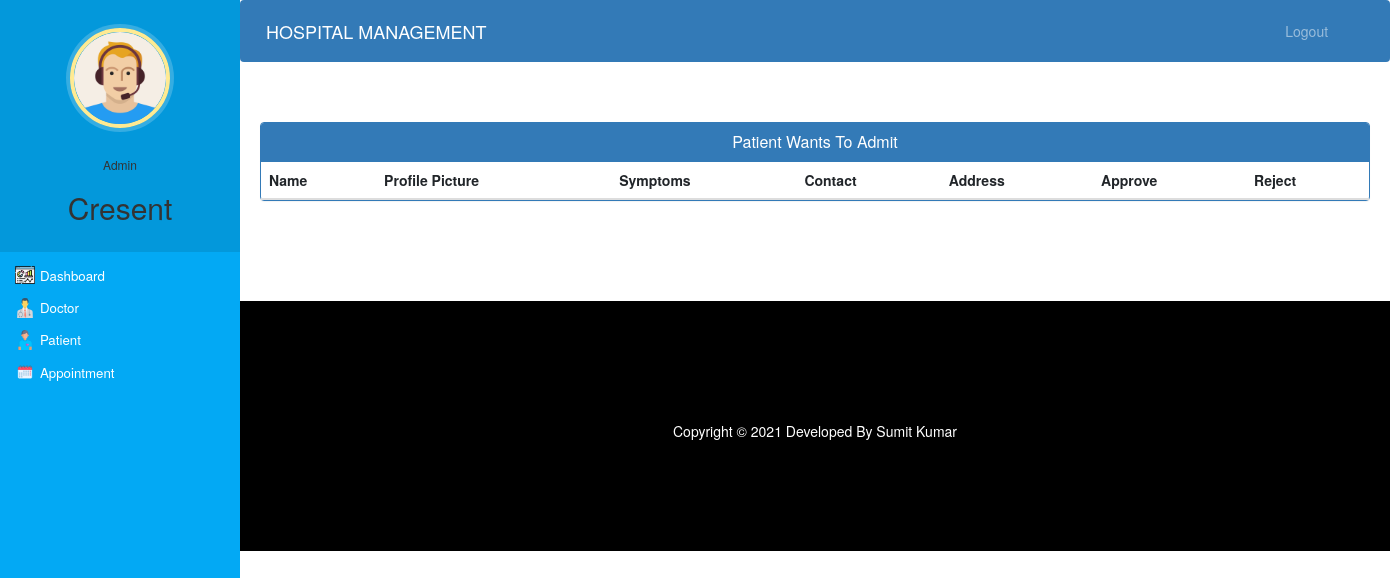
The app's page /admin-approve-patient (signed in), older data.
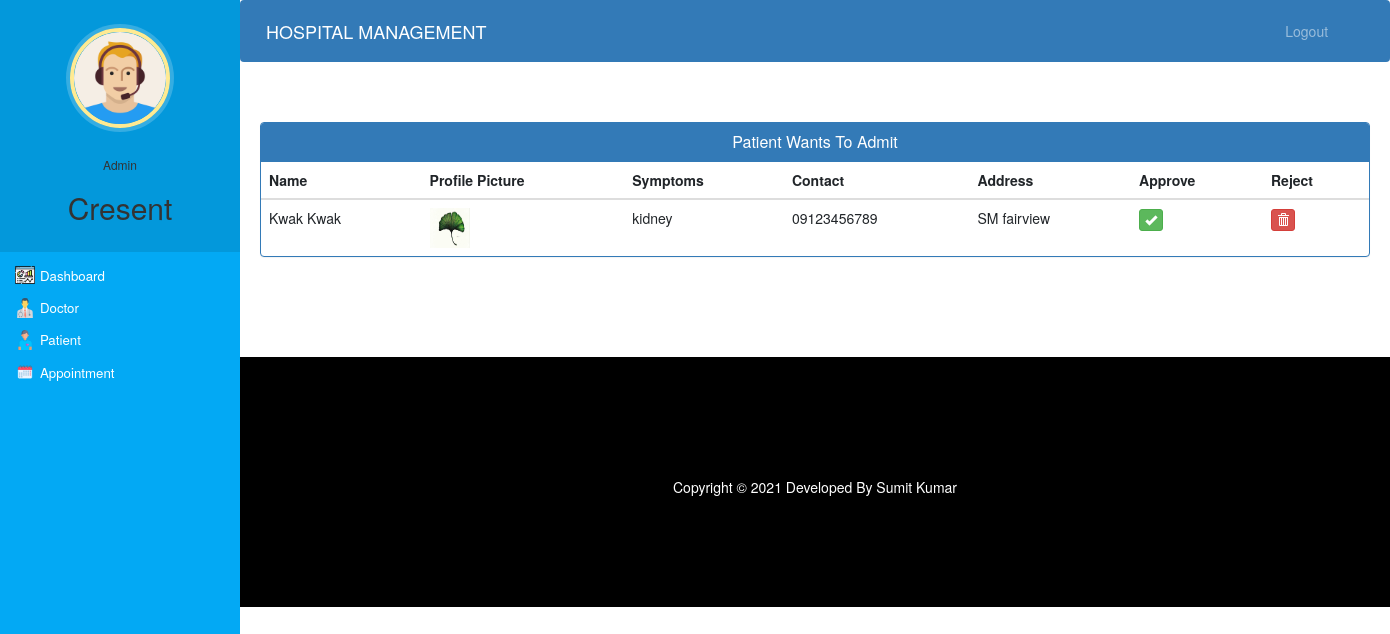
The same page, newer data.
### hospital/models.py (models this page shows, shortened)
class Patient(models.Model):
    user=models.OneToOneField(User,on_delete=models.CASCADE)
    profile_pic= models.ImageField(upload_to='profile_pic/PatientProfilePic/',null=True,blank=True)
    address = models.CharField(max_length=40)
    mobile = models.CharField(max_length=20,null=False)
    symptoms = models.CharField(max_length=100,null=False)
    assignedDoctorId = models.PositiveIntegerField(null=True)
    admitDate=models.DateField(auto_now=True)
    status=models.BooleanField(default=False)
    @property
    def get_name(self):
        return self.user.first_name+" "+self.user.last_name

### hospital/views.py (the view)
# urls.py: path('admin-approve-patient', views.admin_approve_patient_view,name='admin-approve-patient'),
@login_required(login_url='adminlogin')
@user_passes_test(is_admin)
def admin_approve_patient_view(request):
    patients=models.Patient.objects.all().filter(status=False)
    return render(request,'hospital/admin_approve_patient.html',{'patients':patients})

### hospital/views.py (called while the page is built)
def is_admin(user):
    return user.groups.filter(name='ADMIN').exists()

### templates/hospital/admin_approve_patient.html (shortened to what this page needs)
{% extends 'hospital/admin_base.html' %}
{% block content %}
{%load static%}
<head>
  <link href="//netdna.bootstrapcdn.com/bootstrap/3.0.0/css/bootstrap.min.css" rel="stylesheet" id="bootstrap-css">
</head>
<div class="container">
  <div class="panel panel-primary">
    <div class="panel-heading">
      <h6 class="panel-title">Patient Wants To Admit</h6>
    </div>
    <table class="table table-hover" id="dev-table">
      <thead>
        <tr>
          <th>Name</th>
          <th>Profile Picture</th>
          <th>Symptoms</th>
          <th>Contact</th>
          <th>Address</th>
          <th>Approve</th>
          <th>Reject</th>
        </tr>
      </thead>
      {% for p in patients %}
      <tr>
        <td> {{p.get_name}}</td>
        <td> <img src="{{ p.profile_pic.url }}" alt="Profile Pic" height="40px" width="40px" /></td>
        <td>{{p.symptoms}}</td>
        <td>{{p.mobile}}</td>
        <td>{{p.address}}</td>
        <td><a class="btn btn-success btn-xs" href="{% url 'approve-patient' p.id  %}"><span class="glyphicon glyphicon-ok"></span></a></td>
        <td><a class="btn btn-danger btn-xs" href="{% url 'reject-patient' p.id  %}"><span class="glyphicon glyphicon-trash"></span></a></td>
      </tr>
      {% endfor %}
    </table>
  </div>
</div>
{% endblock content %}

Row changes from the older to the newer data that the page shows:
added Patient: get_name "Kwak Kwak", profile_pic (picture), symptoms "kidney", mobile "09123456789", address "SM fairview"
